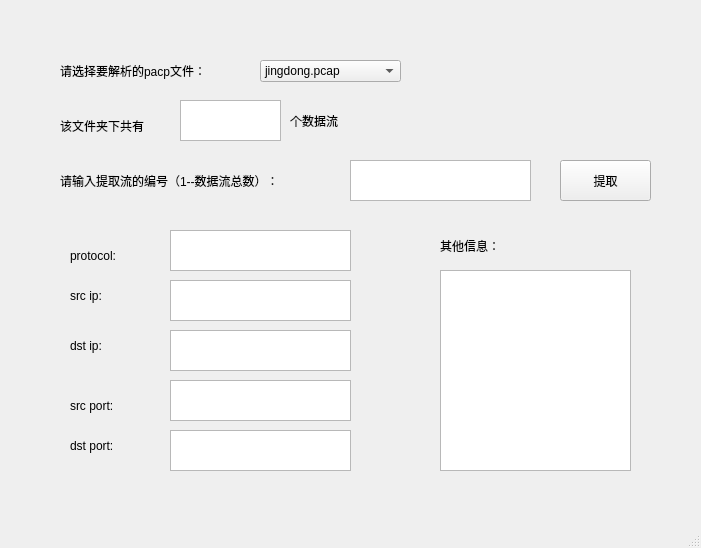
<?xml version="1.0" encoding="UTF-8"?>
<ui version="4.0">
 <class>MainWindow</class>
 <widget class="QMainWindow" name="MainWindow">
  <property name="geometry">
   <rect>
    <x>0</x>
    <y>0</y>
    <width>701</width>
    <height>548</height>
   </rect>
  </property>
  <property name="windowTitle">
   <string>MainWindow</string>
  </property>
  <widget class="QWidget" name="centralwidget">
   <widget class="QLabel" name="label">
    <property name="geometry">
     <rect>
      <x>60</x>
      <y>50</y>
      <width>201</width>
      <height>41</height>
     </rect>
    </property>
    <property name="text">
     <string>请选择要解析的pacp文件：</string>
    </property>
   </widget>
   <widget class="QComboBox" name="comboBox">
    <property name="geometry">
     <rect>
      <x>260</x>
      <y>60</y>
      <width>141</width>
      <height>22</height>
     </rect>
    </property>
    <item>
     <property name="text">
      <string>jingdong.pcap</string>
     </property>
    </item>
    <item>
     <property name="text">
      <string>doubai.pcap</string>
     </property>
    </item>
   </widget>
   <widget class="QTextEdit" name="textEdit">
    <property name="geometry">
     <rect>
      <x>180</x>
      <y>100</y>
      <width>101</width>
      <height>41</height>
     </rect>
    </property>
   </widget>
   <widget class="QLabel" name="label_2">
    <property name="geometry">
     <rect>
      <x>60</x>
      <y>110</y>
      <width>161</width>
      <height>31</height>
     </rect>
    </property>
    <property name="text">
     <string>该文件夹下共有</string>
    </property>
   </widget>
   <widget class="QLabel" name="label_3">
    <property name="geometry">
     <rect>
      <x>290</x>
      <y>110</y>
      <width>101</width>
      <height>21</height>
     </rect>
    </property>
    <property name="text">
     <string>个数据流</string>
    </property>
   </widget>
   <widget class="QLabel" name="label_4">
    <property name="geometry">
     <rect>
      <x>60</x>
      <y>160</y>
      <width>361</width>
      <height>41</height>
     </rect>
    </property>
    <property name="text">
     <string>请输入提取流的编号（1--数据流总数）：</string>
    </property>
   </widget>
   <widget class="QTextEdit" name="textEdit_2">
    <property name="geometry">
     <rect>
      <x>350</x>
      <y>160</y>
      <width>181</width>
      <height>41</height>
     </rect>
    </property>
   </widget>
   <widget class="QPushButton" name="pushButton">
    <property name="geometry">
     <rect>
      <x>560</x>
      <y>160</y>
      <width>91</width>
      <height>41</height>
     </rect>
    </property>
    <property name="text">
     <string>提取</string>
    </property>
   </widget>
   <widget class="QLabel" name="label_5">
    <property name="geometry">
     <rect>
      <x>70</x>
      <y>240</y>
      <width>101</width>
      <height>31</height>
     </rect>
    </property>
    <property name="text">
     <string>protocol:</string>
    </property>
   </widget>
   <widget class="QLabel" name="label_6">
    <property name="geometry">
     <rect>
      <x>70</x>
      <y>280</y>
      <width>101</width>
      <height>31</height>
     </rect>
    </property>
    <property name="text">
     <string>src ip:</string>
    </property>
   </widget>
   <widget class="QLabel" name="label_7">
    <property name="geometry">
     <rect>
      <x>70</x>
      <y>330</y>
      <width>101</width>
      <height>31</height>
     </rect>
    </property>
    <property name="text">
     <string>dst ip:</string>
    </property>
   </widget>
   <widget class="QLabel" name="label_8">
    <property name="geometry">
     <rect>
      <x>70</x>
      <y>390</y>
      <width>101</width>
      <height>31</height>
     </rect>
    </property>
    <property name="text">
     <string>src port:</string>
    </property>
   </widget>
   <widget class="QLabel" name="label_9">
    <property name="geometry">
     <rect>
      <x>70</x>
      <y>430</y>
      <width>101</width>
      <height>31</height>
     </rect>
    </property>
    <property name="text">
     <string>dst port:</string>
    </property>
   </widget>
   <widget class="QTextEdit" name="textEdit_3">
    <property name="geometry">
     <rect>
      <x>170</x>
      <y>230</y>
      <width>181</width>
      <height>41</height>
     </rect>
    </property>
   </widget>
   <widget class="QTextEdit" name="textEdit_4">
    <property name="geometry">
     <rect>
      <x>170</x>
      <y>280</y>
      <width>181</width>
      <height>41</height>
     </rect>
    </property>
   </widget>
   <widget class="QTextEdit" name="textEdit_5">
    <property name="geometry">
     <rect>
      <x>170</x>
      <y>330</y>
      <width>181</width>
      <height>41</height>
     </rect>
    </property>
   </widget>
   <widget class="QTextEdit" name="textEdit_6">
    <property name="geometry">
     <rect>
      <x>170</x>
      <y>380</y>
      <width>181</width>
      <height>41</height>
     </rect>
    </property>
   </widget>
   <widget class="QTextEdit" name="textEdit_7">
    <property name="geometry">
     <rect>
      <x>170</x>
      <y>430</y>
      <width>181</width>
      <height>41</height>
     </rect>
    </property>
   </widget>
   <widget class="QLabel" name="label_10">
    <property name="geometry">
     <rect>
      <x>440</x>
      <y>230</y>
      <width>91</width>
      <height>31</height>
     </rect>
    </property>
    <property name="text">
     <string>其他信息：</string>
    </property>
   </widget>
   <widget class="QTextEdit" name="textEdit_8">
    <property name="geometry">
     <rect>
      <x>440</x>
      <y>270</y>
      <width>191</width>
      <height>201</height>
     </rect>
    </property>
   </widget>
  </widget>
  <widget class="QMenuBar" name="menubar">
   <property name="geometry">
    <rect>
     <x>0</x>
     <y>0</y>
     <width>701</width>
     <height>26</height>
    </rect>
   </property>
  </widget>
  <widget class="QStatusBar" name="statusbar"/>
 </widget>
 <resources/>
 <connections/>
</ui>
